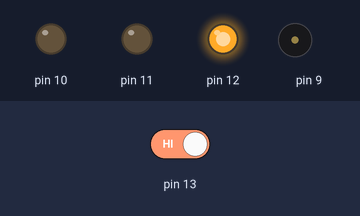
The sketch below on a simulated Arduino Uno, built with avr-gcc and run on an emulated ATmega328P. Shown: output pins drawn as LEDs (lit = HIGH), buzzer (waves = sounding). Dashed ring = blinking. Inputs (shaded band) come from the test bench; at power-on: pin 13 HIGH.

Above: at 1.2 s.
1.3 s: pin 13 driven LOW
At 1.7 s:
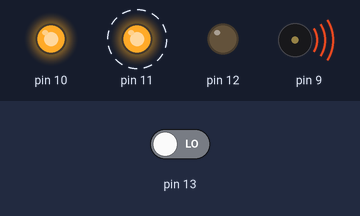
Timing chart, 0 to 32.8 s (numbered marks = the images above; inputs shaded):
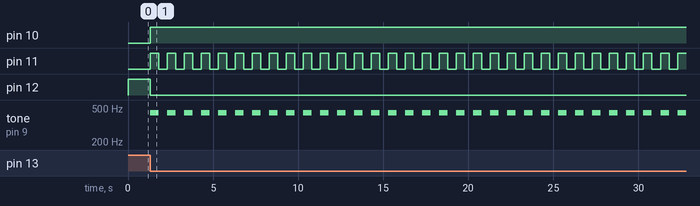

The sketch:

sketch_aug28a.ino
```cpp
// C++ code
//

int i = 0;
int t = 30;

// 13 sebagai Tombol inputnya
// 12 Sebagai pin buat lampu hijau
// 11 Sebagai pin buat lampu kuning
// 10 Sebagai pin buat lampu merah
// 9 Sebagai pin buat buzzer

void setup()
{
  pinMode(13,INPUT);
  pinMode(12,OUTPUT);
  pinMode(11, OUTPUT);
  pinMode(10,OUTPUT);
  pinMode(9,OUTPUT);
}

void loop()
{
  int hasil = digitalRead(13);
  if(hasil == 0){
    digitalWrite(12,LOW);
    digitalWrite(10,HIGH);
    for(i=0;i<t;i++){
      digitalWrite(11,HIGH);tone(9,440,500);
      delay(500);
      digitalWrite(11,LOW);
      delay(500);
    }
    digitalWrite(10,LOW);
  }
  else{
    digitalWrite(12,HIGH);
  }
}
```

Measured:
- after the input at 1.3 s, pin 10: LOW → HIGH at once; pin 11: alternates HIGH for 0.50 s and LOW for 0.50 s, starting at once; pin 12: HIGH → LOW at once; tone on pin 9: alternates 440 Hz for 0.50 s and silent for 0.50 s, starting at once
